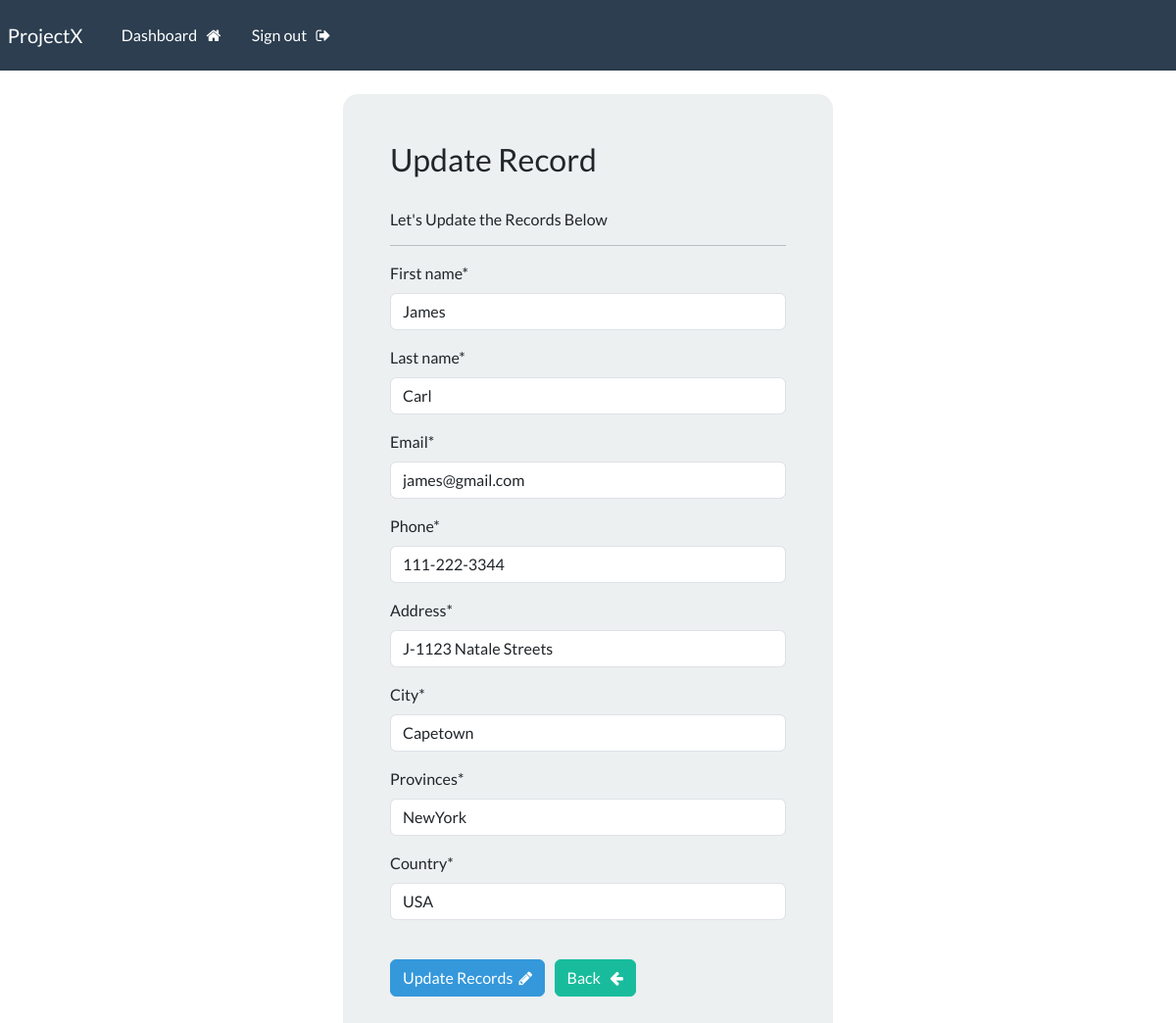
Screenshot of /update-record/10 (signed in) with the database file from the repository.
### webapp/models.py (models this page shows, shortened)
class Record(models.Model):
    creation_date = models.DateTimeField(auto_now_add=True)
    first_name = models.CharField(max_length=20)
    last_name = models.CharField(max_length=20)
    email = models.CharField(max_length=50)
    phone = models.CharField(max_length=20)
    address =  models.CharField(max_length=100)
    city = models.CharField(max_length=50)
    provinces = models.CharField(max_length=100)
    country = models.CharField(max_length=125)

### webapp/views.py (the view)
# urls.py: path('update-record/<int:pk>',views.update_record,name="updaterecordpage"),
@login_required(login_url='loginpage')
def update_record(request,pk):
    record_need_to_update = Record.objects.get(id=pk)
    form = UpdateRecordForm(instance=record_need_to_update)
    if request.method =="POST":
        form = UpdateRecordForm(request.POST,instance=record_need_to_update)
        if form.is_valid():
            form.save()
            messages.success(request,'Your records are updated successfully!')
            redirect('dashboardpage')
    context={'form':form}
    return render(request,'webapp/update-records.html',context)

### webapp/forms.py
class UpdateRecordForm(forms.ModelForm):
    class Meta:
        model = Record
        fields=['first_name','last_name','email','phone','address','city','provinces','country']

### webapp/templates/webapp/update-records.html (shortened to what this page needs)
{% extends "webapp/base.html" %}
{% load crispy_forms_tags %}
{% block content %}
<body>
    <div class="container bg-light shadow-md p-5 form-layout">
    <h3>Update Record</h3>
        <br>
        <h6>Let's Update the Records Below</h6>
        <hr>
   <form method="POST" autocomplete="off">
                {{form|crispy}}
                <br>
    <button type="submit" class="btn btn-info">Update Records &nbsp;<i class="fa fa-pencil" aria-hidden="true"></i></button>
    <a class="btn btn-success" href="{% url 'dashboardpage' %}">  Back &nbsp; <i class="fa fa-arrow-left" aria-hidden="true"></i>
    </a>
   </form>
<br>
</div>
</body>
{% endblock %}

### crm/static/css/style.css (style rules this page uses)
.form-layout { border-radius: 15px; width: 500px; }

### rows the page displays
Record: first_name "James", last_name "Carl", email "james@gmail.com", phone "111-222-3344", address "J-1123 Natale Streets", city "Capetown", provinces "NewYork", country "USA"
